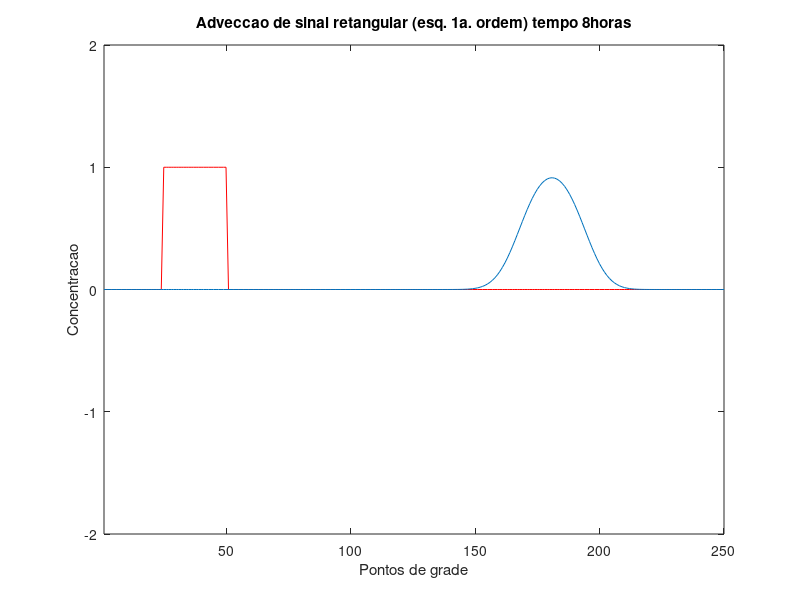

Write MATLAB code to recreate this figure.
%%%%%%%%%%%%%%%%%%%%%%%%%%%%%%%%%%%%%%%%%%%%%%%%%%%%%%%%%%%%%%%%%%%%%%%%
% adveccao de uma concentracao na forma retangular                 
% com esquema de baixa ordem                                                        
% (a difusao do esquema de baixa ordem
% provoca modificacao do sinal no decorrer do tempo)
%%%%%%%%%%%%%%%%%%%%%%%%%%%%%%%%%%%%%%%%%%%%%%%%%%%%%%%%%%%%%%%%%%%%%%%%%

clear all
close all

%ler parametros do modelo
jmax=250;      %numero de pontos da grade em x
mmax=240;      %numero de passos de tempo
T=120;        %passo de tempo, em segundos
h=10000;      %espacamento da grade, em m
u=50;          %velocidade da corrente em x, em m/s
ci=1;          %valor da concentracao inicial
cin=25;        %indice do ponto inicial da grade com ci
cfi=50;        %indice do ponto final da grade com ci
freqplot=10;   %frequencia de plotagem
conc=2;        %limite maximo do eixo da concentracao no grafico

%calculo das constantes do modelo
q=u*T/h;
catu=zeros(jmax,1);
cren=zeros(jmax,1);

%condicao inicial
catu(cin:cfi)=ci;
ccin=catu;

%loop no tempo
kplot=1;
%kfig=0;
for m=2:mmax
    tempo=m*T;
    kplot=kplot+1;
    % esquema avancado no tempo e retardado no espaco
	 cren(2:jmax)=catu(2:jmax)-q*(catu(2:jmax)-catu(1:jmax-1)); 
        if(kplot==freqplot)
       	kplot=0;
         %kfig=kfig+1;
    		%figure(kfig)
         plot(ccin,'r')
         hold
         plot(cren)
         axis([1 jmax -conc conc]);
         title(['Adveccao de sinal retangular (esq. 1a. ordem) tempo ',num2str(tempo/3600),'horas'])
         xlabel('Pontos de grade')
         ylabel('Concentracao')
         pause
         hold
    end
    catu=cren;
end
    
